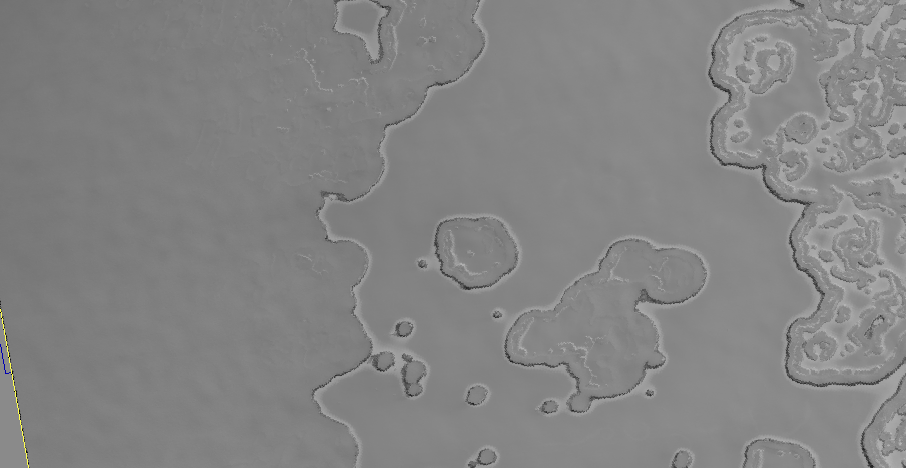
#> input picture PT1/primerhalo.png, 906 x 468 px
$ jupyter execute 2.ipynb   (older library calls are emulated)
#> lines starting #> are read from the running program, lines starting #| are printed output that depends on the picture
# Detección de bordes

[cell 1]
from skimage import data
from skimage import io
from matplotlib import pyplot as plt
from skimage import color

[cell 2]
halo_image = plt.imread('primerhalo.png')
#> halo_image is the input picture: shape (468, 906, 4) float32; mean R, G, B, A 0.517, 0.517, 0.517, 1
type(halo_image)

[cell 3]
def show_image(image, title='Image', cmap_type='gray'):
    plt.imshow(image, cmap=cmap_type)
    plt.title(title)
    plt.axis('off')
    plt.show()

[cell 4]
halo_gris = color.rgb2gray(halo_image)
show_image(halo_gris)

[cell 5]
image_coins = data.astronaut()
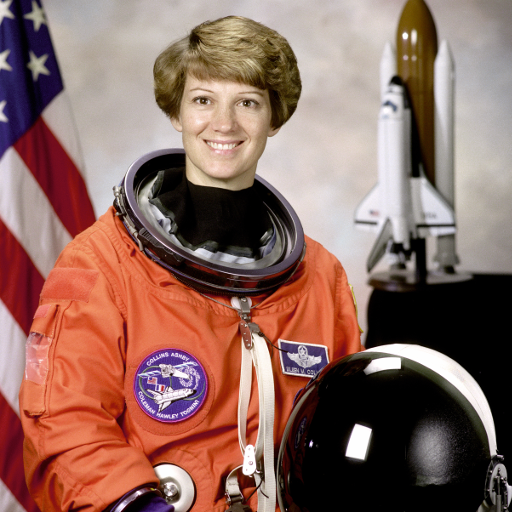
#> input picture skimage.data.astronaut(), 512 x 512 px
#> image_coins is the input picture: shape (512, 512, 3); mean R, G, B 141.6, 105.8, 96.5
type(image_coins)

[cell 6]
from matplotlib import pyplot as plt
def show_image(image, title='Image', cmap_type='gray'):
    plt.imshow(image, cmap=cmap_type)
    plt.title(title)
    plt.axis('off')
    plt.show()

[cell 7]
show_image(image_coins)

[cell 8]
astro_gris = color.rgb2gray(image_coins)
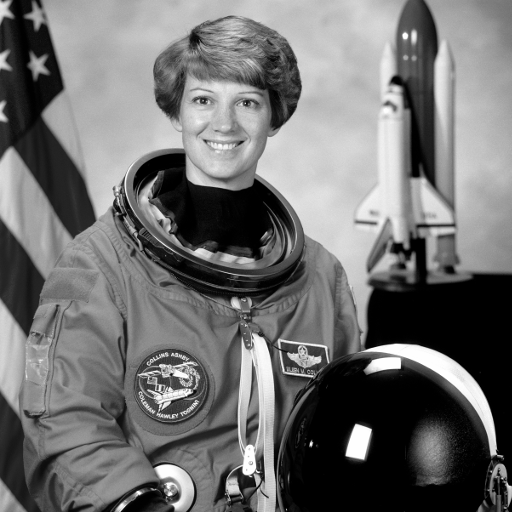
#> astro_gris: shape (512, 512) float64; min 0, max 1, mean 0.442
show_image(astro_gris)

# Algoritmo de SOBEL

[cell 9]
def plot_comparison(original, filtered, title_filtered):
    fig, (ax1, ax2) = plt.subplots(ncols=2,
                                   figsize=(15, 13),
                                   sharex=True,
                                   sharey=True)
    ax1.imshow(original, cmap=plt.cm.gray)
    ax1.set_title('original')
    ax1.axis('off')
    ax2.imshow(filtered, cmap=plt.cm.gray)
    ax2.set_title(title_filtered)
    ax2.axis('off')

[cell 10]
from skimage.filters import sobel
# Aplico filtro sobel detección de bordes
edge_sobel = sobel(astro_gris)
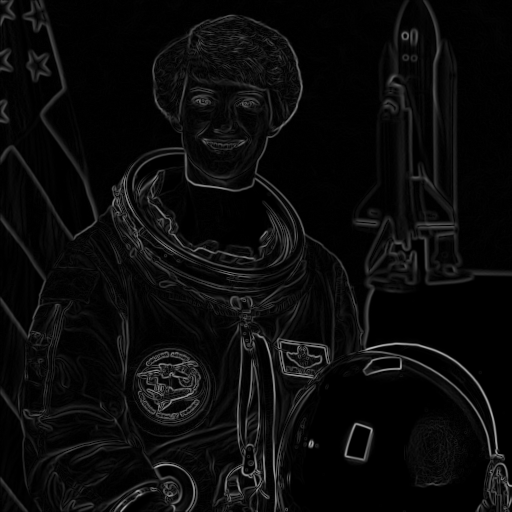
#> edge_sobel: shape (512, 512) float64; min 0, max 0.719, mean 0.0435
# Comparo
plot_comparison(astro_gris, edge_sobel,
                "Edge with Sobel")
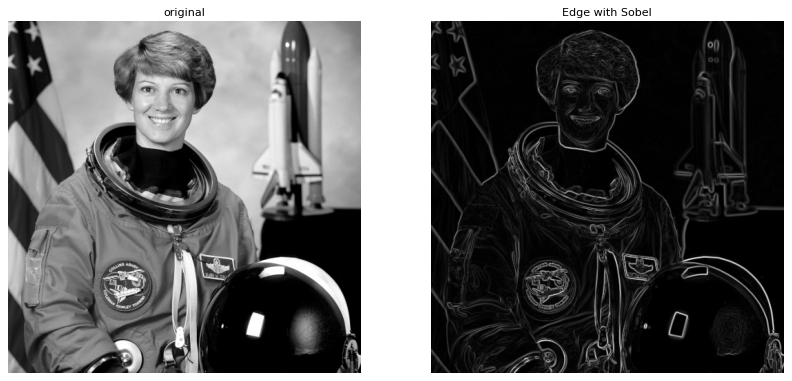
#> figure drawn by matplotlib, 2 panels

# Suavizado

[cell 11]
from skimage.filters import gaussian
# Aplico el filtro
gaussian_image = gaussian(halo_gris, multichannel=True)
# Comparo
plot_comparison(halo_gris, gaussian_image, "Blurred with Gaussian filter")

# CONTRASTE

## Ecualización de histograma

[cell 12]
from skimage import exposure
# Obtener la imagen ecualizada
image_eq = exposure.equalize_hist(halo_gris)
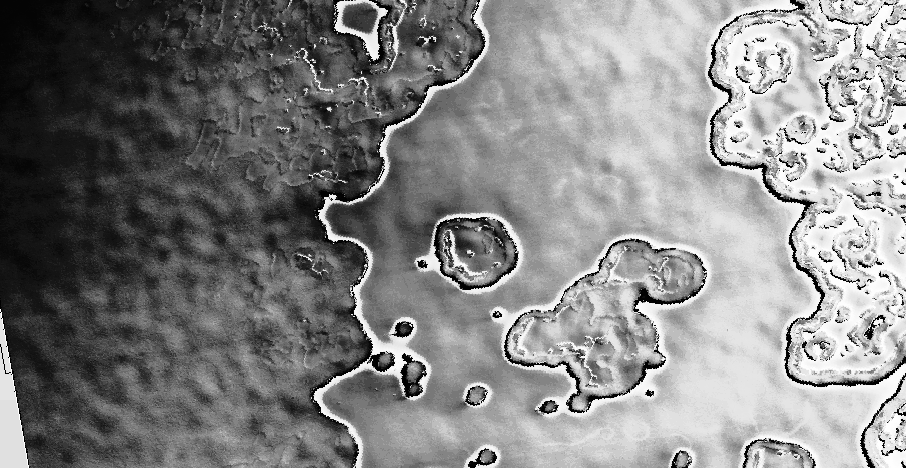
#> image_eq: shape (468, 906) float32; min 3.3e-05, max 1, mean 0.52
# Show original and result
show_image(halo_gris, 'Original')
show_image(image_eq, 'Histogram equalized')

## CLAHE

[cell 13]
from skimage import exposure
# Apply adaptive Equalization
image_adapteq = exposure.equalize_adapthist(halo_gris, clip_limit=0.03)
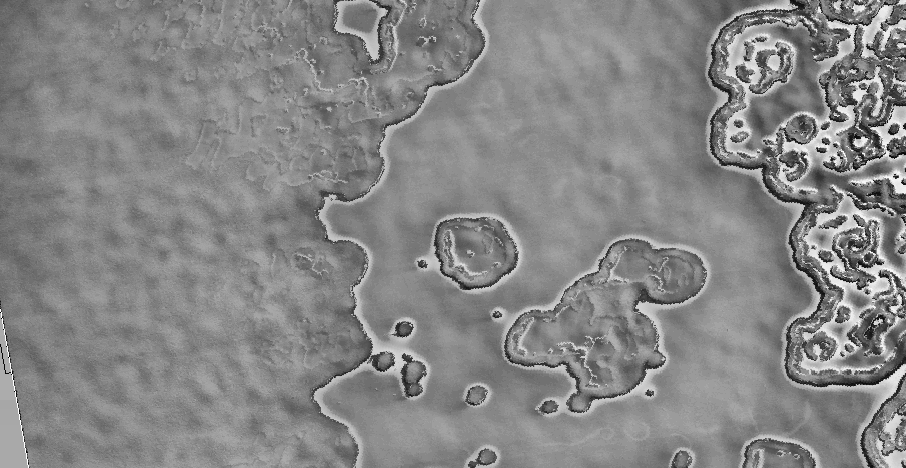
#> image_adapteq: shape (468, 906) float32; min 0, max 1, mean 0.528
# Show original and result
show_image(halo_gris, 'Original')
show_image(image_adapteq, 'Adaptive equalized')

[cell 14]
plot_comparison(image_eq, image_adapteq, "Edge with Sobel")

[cell 15]
plt.title('Histogram of image')
plt.hist(halo_gris.ravel(), bins=256)
plt.show()
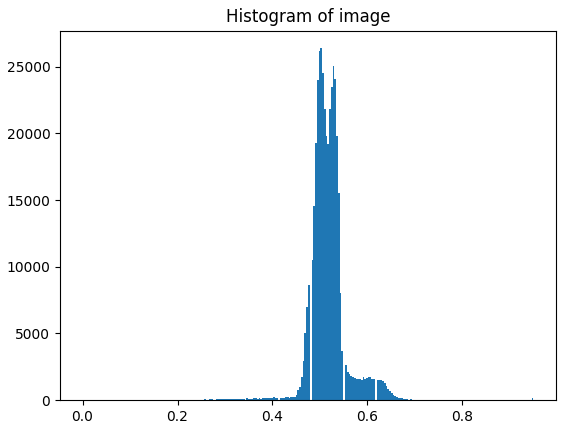
#> figure drawn by matplotlib, 1 panel; tallest bar 26376 high, from x = 0.501 to 0.505

# Transformaciones
## Rotación sentido reloj

[cell 16]
from skimage.transform import rotate
# Rotar la imagen 90 grados sentido reloj
image_rotated = rotate(halo_gris, -90)
# mostrar
show_image(halo_gris, 'Original')
show_image(image_rotated, 'Rotated 90 degrees clockwise')

## Rotación contra-sentido reloj

[cell 17]
from skimage.transform import rotate
# Rotar la imagen 90 grados antireloj
image_rotated = rotate(halo_gris, 90)
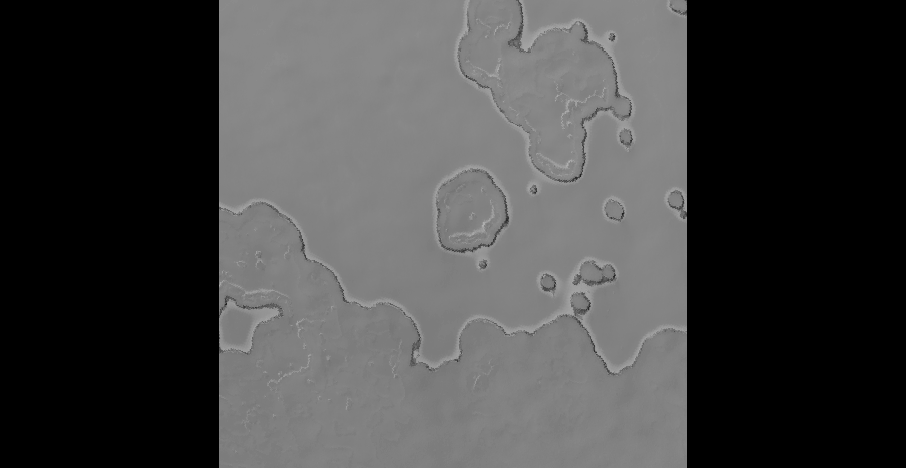
#> image_rotated: shape (468, 906) float32; min 0, max 0.71, mean 0.266
show_image(halo_gris, 'Original')
show_image(image_rotated, 'Rotated 90 degrees anticlockwise')

## Rescalar una imagen

[cell 18]
from skimage.transform import rescale
# Volver a escalar la imagen para ser 4 veces más pequeña
image_rescaled = rescale(halo_gris, 1/4, anti_aliasing=True, multichannel=True)
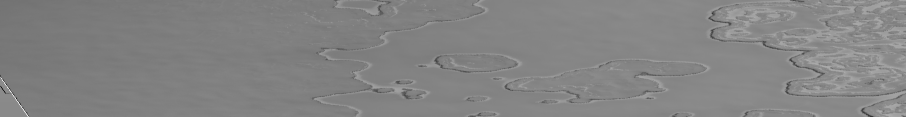
#> image_rescaled: shape (117, 906) float32; min 0.0768, max 0.924, mean 0.517
show_image(halo_gris, 'Original image')
show_image(image_rescaled, 'Rescaled image')

## Redimensionando

[cell 19]
from skimage.transform import resize
# tamaño de altura y ancho
height = 400
width = 500
# Reescalo la imagen
image_resized = resize(halo_gris, (height, width), anti_aliasing=True)
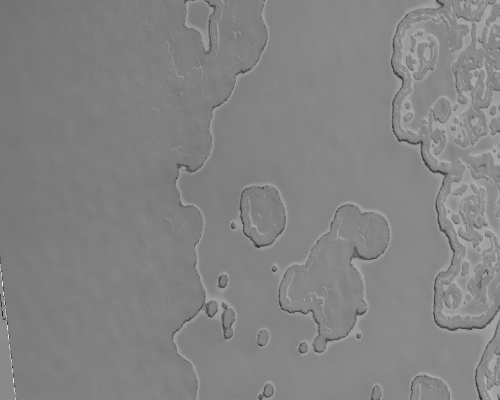
#> image_resized: shape (400, 500) float32; min 0.107, max 0.898, mean 0.517
# Mostrar
show_image(halo_gris, 'Original image')
show_image(image_resized, 'Resized image')

[cell 20]
# Import the module and function
from skimage.transform import resize

# Set proportional height and width so it is half its size
height = int(halo_gris.shape[0] / 2.0)
#> height = 234
width = int(halo_gris.shape[1] / 2.0)
#> width = 453

# Resize using the calculated proportional height and width
image_resized = resize(halo_gris, (height, width),
                       anti_aliasing=True)
#> image_resized: shape (234, 453) float32

# Show the original and rotated image
show_image(halo_gris, 'Original')
show_image(image_resized, 'Resized image')

$ run again, with PT1/halosgris.png copied over PT1/primerhalo.png
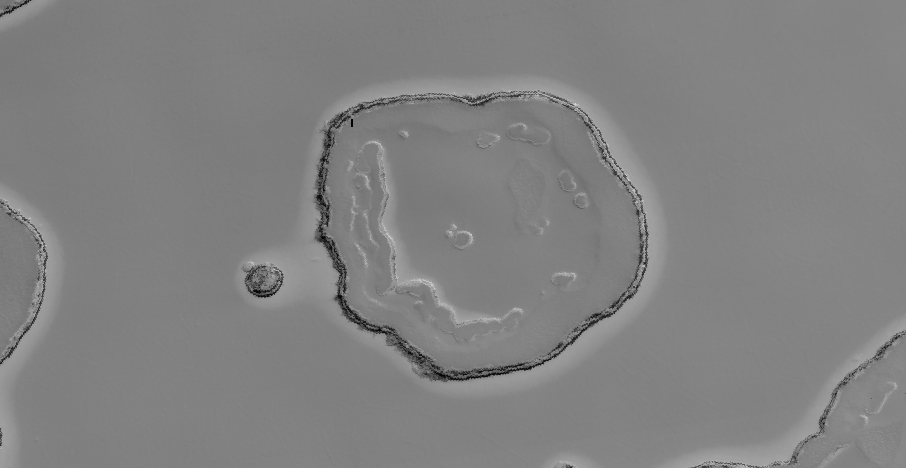
#> input picture PT1/halosgris.png, 906 x 468 px
#> halo_image is the input picture: shape (468, 906) float32; min 0, max 0.851, mean 0.506
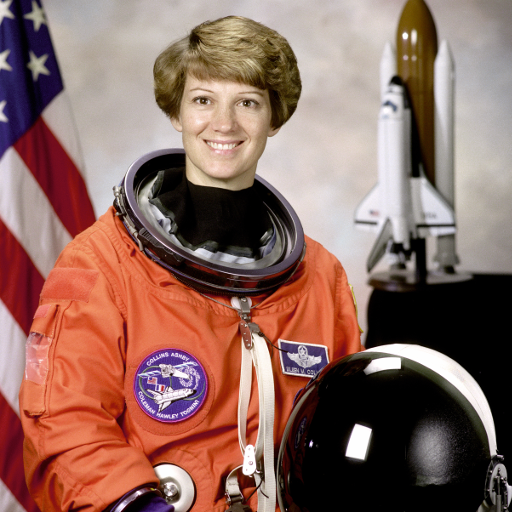
#> input picture skimage.data.astronaut(), 512 x 512 px
#> image_coins is the input picture: shape (512, 512, 3); mean R, G, B 141.6, 105.8, 96.5
#> `image_resized = resize(halo_gris, (height, width), anti_aliasing=True)`:
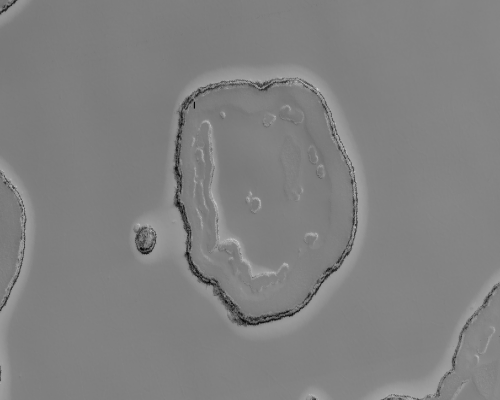
#> image_resized: shape (400, 500) float32; min 0.0164, max 0.803, mean 0.506
